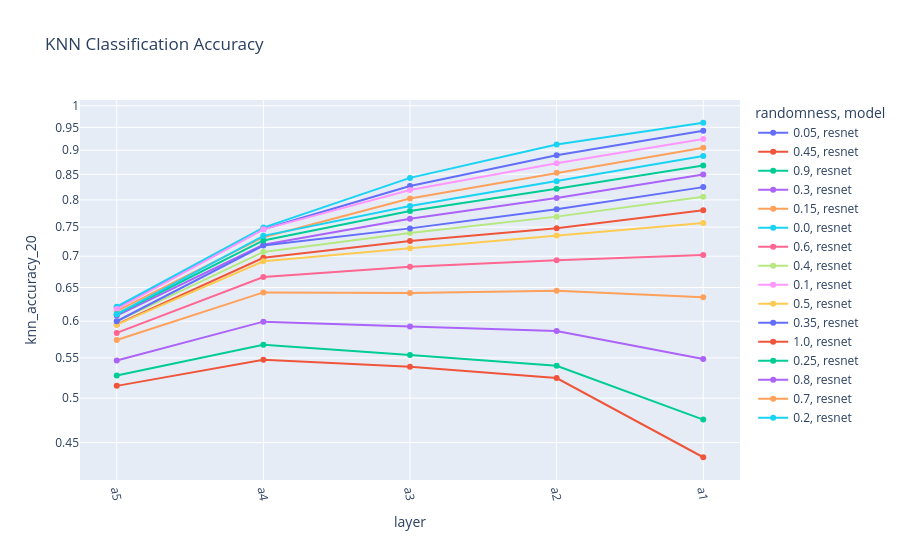

The cell this chart's notebook holds for it:
### Code cell
fig = px.line(resnet, x="layer", y="knn_accuracy_20", color="randomness", symbol="model", color_discrete_sequence=px.colors.qualitative.Plotly, title="KNN Classification Accuracy")
fig.update_xaxes(tickangle=80)
fig.update_yaxes(type="log")

### Figure 1 — Plotly figure (JSON) as saved in the notebook; plotly's stock layout.template omitted (floating-point values rounded to 4 significant figures)
{"data": [{"hovertemplate": "randomness=0.05<br>model=resnet<br>layer=%{x}<br>knn_accuracy_20=%{y}<extra></extra>", "legendgroup": "0.05, resnet", "line": {"color": "#636EFA", "dash": "solid"}, "marker": {"symbol": "circle"}, "mode": "lines+markers", "name": "0.05, resnet", "orientation": "v", "showlegend": true, "type": "scatter", "x": ["a5", "a4", "a3", "a2", "a1"], "xaxis": "x", "y": [0.6197, 0.7462, 0.8269, 0.8894, 0.9423], "yaxis": "y"}, {"hovertemplate": "randomness=0.45<br>model=resnet<br>layer=%{x}<br>knn_accuracy_20=%{y}<extra></extra>", "legendgroup": "0.45, resnet", "line": {"color": "#EF553B", "dash": "solid"}, "marker": {"symbol": "circle"}, "mode": "lines+markers", "name": "0.45, resnet", "orientation": "v", "showlegend": true, "type": "scatter", "x": ["a5", "a4", "a3", "a2", "a1"], "xaxis": "x", "y": [0.5954, 0.6973, 0.7256, 0.7481, 0.7807], "yaxis": "y"}, {"hovertemplate": "randomness=0.9<br>model=resnet<br>layer=%{x}<br>knn_accuracy_20=%{y}<extra></extra>", "legendgroup": "0.9, resnet", "line": {"color": "#00CC96", "dash": "solid"}, "marker": {"symbol": "circle"}, "mode": "lines+markers", "name": "0.9, resnet", "orientation": "v", "showlegend": true, "type": "scatter", "x": ["a5", "a4", "a3", "a2", "a1"], "xaxis": "x", "y": [0.5274, 0.5673, 0.5539, 0.5399, 0.4752], "yaxis": "y"}, {"hovertemplate": "randomness=0.3<br>model=resnet<br>layer=%{x}<br>knn_accuracy_20=%{y}<extra></extra>", "legendgroup": "0.3, resnet", "line": {"color": "#AB63FA", "dash": "solid"}, "marker": {"symbol": "circle"}, "mode": "lines+markers", "name": "0.3, resnet", "orientation": "v", "showlegend": true, "type": "scatter", "x": ["a5", "a4", "a3", "a2", "a1"], "xaxis": "x", "y": [0.6079, 0.7191, 0.7652, 0.8035, 0.8497], "yaxis": "y"}, {"hovertemplate": "randomness=0.15<br>model=resnet<br>layer=%{x}<br>knn_accuracy_20=%{y}<extra></extra>", "legendgroup": "0.15, resnet", "line": {"color": "#FFA15A", "dash": "solid"}, "marker": {"symbol": "circle"}, "mode": "lines+markers", "name": "0.15, resnet", "orientation": "v", "showlegend": true, "type": "scatter", "x": ["a5", "a4", "a3", "a2", "a1"], "xaxis": "x", "y": [0.6146, 0.7322, 0.8026, 0.8532, 0.9054], "yaxis": "y"}, {"hovertemplate": "randomness=0.0<br>model=resnet<br>layer=%{x}<br>knn_accuracy_20=%{y}<extra></extra>", "legendgroup": "0.0, resnet", "line": {"color": "#19D3F3", "dash": "solid"}, "marker": {"symbol": "circle"}, "mode": "lines+markers", "name": "0.0, resnet", "orientation": "v", "showlegend": true, "type": "scatter", "x": ["a5", "a4", "a3", "a2", "a1"], "xaxis": "x", "y": [0.621, 0.7491, 0.8428, 0.9121, 0.9605], "yaxis": "y"}, {"hovertemplate": "randomness=0.6<br>model=resnet<br>layer=%{x}<br>knn_accuracy_20=%{y}<extra></extra>", "legendgroup": "0.6, resnet", "line": {"color": "#FF6692", "dash": "solid"}, "marker": {"symbol": "circle"}, "mode": "lines+markers", "name": "0.6, resnet", "orientation": "v", "showlegend": true, "type": "scatter", "x": ["a5", "a4", "a3", "a2", "a1"], "xaxis": "x", "y": [0.5836, 0.6664, 0.6826, 0.6934, 0.7021], "yaxis": "y"}, {"hovertemplate": "randomness=0.4<br>model=resnet<br>layer=%{x}<br>knn_accuracy_20=%{y}<extra></extra>", "legendgroup": "0.4, resnet", "line": {"color": "#B6E880", "dash": "solid"}, "marker": {"symbol": "circle"}, "mode": "lines+markers", "name": "0.4, resnet", "orientation": "v", "showlegend": true, "type": "scatter", "x": ["a5", "a4", "a3", "a2", "a1"], "xaxis": "x", "y": [0.5999, 0.7072, 0.7396, 0.7689, 0.8058], "yaxis": "y"}, {"hovertemplate": "randomness=0.1<br>model=resnet<br>layer=%{x}<br>knn_accuracy_20=%{y}<extra></extra>", "legendgroup": "0.1, resnet", "line": {"color": "#FF97FF", "dash": "solid"}, "marker": {"symbol": "circle"}, "mode": "lines+markers", "name": "0.1, resnet", "orientation": "v", "showlegend": true, "type": "scatter", "x": ["a5", "a4", "a3", "a2", "a1"], "xaxis": "x", "y": [0.6176, 0.746, 0.819, 0.8726, 0.9241], "yaxis": "y"}, {"hovertemplate": "randomness=0.5<br>model=resnet<br>layer=%{x}<br>knn_accuracy_20=%{y}<extra></extra>", "legendgroup": "0.5, resnet", "line": {"color": "#FECB52", "dash": "solid"}, "marker": {"symbol": "circle"}, "mode": "lines+markers", "name": "0.5, resnet", "orientation": "v", "showlegend": true, "type": "scatter", "x": ["a5", "a4", "a3", "a2", "a1"], "xaxis": "x", "y": [0.5952, 0.6916, 0.7135, 0.7351, 0.7574], "yaxis": "y"}, {"hovertemplate": "randomness=0.35<br>model=resnet<br>layer=%{x}<br>knn_accuracy_20=%{y}<extra></extra>", "legendgroup": "0.35, resnet", "line": {"color": "#636EFA", "dash": "solid"}, "marker": {"symbol": "circle"}, "mode": "lines+markers", "name": "0.35, resnet", "orientation": "v", "showlegend": true, "type": "scatter", "x": ["a5", "a4", "a3", "a2", "a1"], "xaxis": "x", "y": [0.6, 0.718, 0.7477, 0.7826, 0.8246], "yaxis": "y"}, {"hovertemplate": "randomness=1.0<br>model=resnet<br>layer=%{x}<br>knn_accuracy_20=%{y}<extra></extra>", "legendgroup": "1.0, resnet", "line": {"color": "#EF553B", "dash": "solid"}, "marker": {"symbol": "circle"}, "mode": "lines+markers", "name": "1.0, resnet", "orientation": "v", "showlegend": true, "type": "scatter", "x": ["a5", "a4", "a3", "a2", "a1"], "xaxis": "x", "y": [0.5148, 0.5475, 0.5386, 0.5244, 0.4346], "yaxis": "y"}, {"hovertemplate": "randomness=0.25<br>model=resnet<br>layer=%{x}<br>knn_accuracy_20=%{y}<extra></extra>", "legendgroup": "0.25, resnet", "line": {"color": "#00CC96", "dash": "solid"}, "marker": {"symbol": "circle"}, "mode": "lines+markers", "name": "0.25, resnet", "orientation": "v", "showlegend": true, "type": "scatter", "x": ["a5", "a4", "a3", "a2", "a1"], "xaxis": "x", "y": [0.61, 0.7266, 0.7793, 0.8212, 0.8678], "yaxis": "y"}, {"hovertemplate": "randomness=0.8<br>model=resnet<br>layer=%{x}<br>knn_accuracy_20=%{y}<extra></extra>", "legendgroup": "0.8, resnet", "line": {"color": "#AB63FA", "dash": "solid"}, "marker": {"symbol": "circle"}, "mode": "lines+markers", "name": "0.8, resnet", "orientation": "v", "showlegend": true, "type": "scatter", "x": ["a5", "a4", "a3", "a2", "a1"], "xaxis": "x", "y": [0.5467, 0.5994, 0.5927, 0.5861, 0.5486], "yaxis": "y"}, {"hovertemplate": "randomness=0.7<br>model=resnet<br>layer=%{x}<br>knn_accuracy_20=%{y}<extra></extra>", "legendgroup": "0.7, resnet", "line": {"color": "#FFA15A", "dash": "solid"}, "marker": {"symbol": "circle"}, "mode": "lines+markers", "name": "0.7, resnet", "orientation": "v", "showlegend": true, "type": "scatter", "x": ["a5", "a4", "a3", "a2", "a1"], "xaxis": "x", "y": [0.5739, 0.6424, 0.6416, 0.645, 0.6351], "yaxis": "y"}, {"hovertemplate": "randomness=0.2<br>model=resnet<br>layer=%{x}<br>knn_accuracy_20=%{y}<extra></extra>", "legendgroup": "0.2, resnet", "line": {"color": "#19D3F3", "dash": "solid"}, "marker": {"symbol": "circle"}, "mode": "lines+markers", "name": "0.2, resnet", "orientation": "v", "showlegend": true, "type": "scatter", "x": ["a5", "a4", "a3", "a2", "a1"], "xaxis": "x", "y": [0.61, 0.7346, 0.7883, 0.8364, 0.8877], "yaxis": "y"}], "layout": {"legend": {"title": {"text": "randomness, model"}, "tracegroupgap": 0}, "title": {"text": "KNN Classification Accuracy"}, "xaxis": {"anchor": "y", "domain": [0, 1], "tickangle": 80, "title": {"text": "layer"}}, "yaxis": {"anchor": "x", "domain": [0, 1], "title": {"text": "knn_accuracy_20"}, "type": "log"}}}
